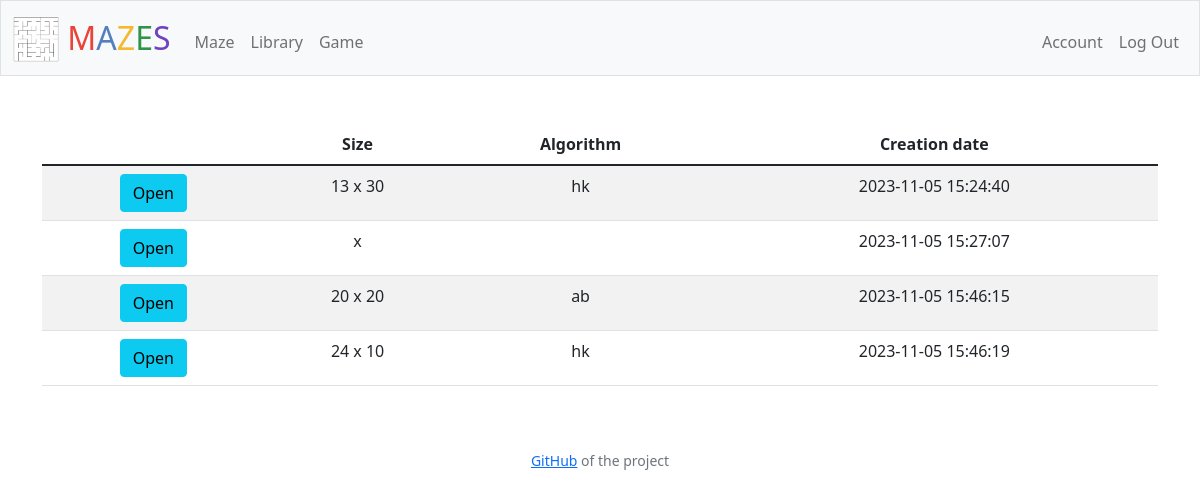
/library (signed in), run on an earlier commit of the app's database.
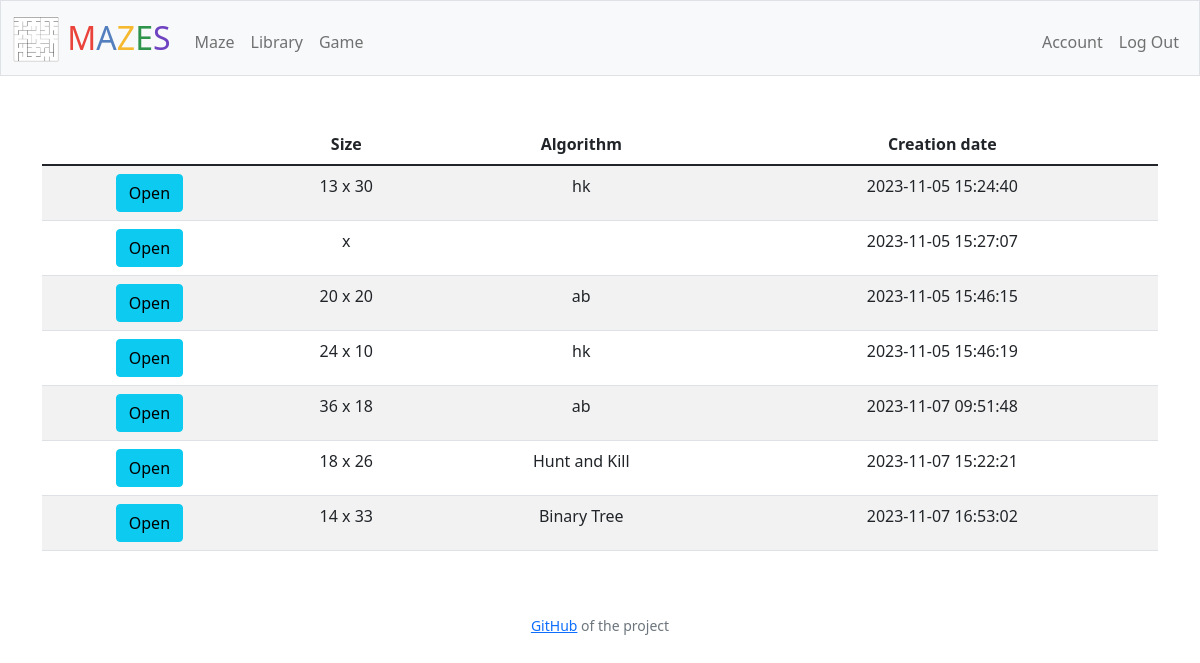
And on a later commit of the database.
### tables this page shows
CREATE TABLE mazes (
	id INTEGER PRIMARY KEY AUTOINCREMENT,
	user_id INTEGER NOT NULL,
	maze_data TEXT NOT NULL,
	creation_date TIMESTAMP NOT NULL DEFAULT CURRENT_TIMESTAMP,
	columns INTEGER NOT NULL,
	lines INTEGER NOT NULL,
	algorithm TEXT NOT NULL,
	FOREIGN KEY (user_id) REFERENCES users(id)
);

### app.py (the view)
@app.route("/library", methods=["GET", "POST"])
@login_required
def library():
    library = db.execute("SELECT * FROM mazes WHERE user_id = ?", session["user_id"])
    return render_template("library.html", library=library)

### app.py (called while the page is built)
@app.after_request
def after_request(response):
    response.headers["Cache-Control"] = "no-cache, no-store, must-revalidate"
    response.headers["Expires"] = 0
    response.headers["Pragma"] = "no-cache"
    return response

### helpers.py (called while the page is built)
def login_required(f):
    @wraps(f)
    def decorated_function(*args, **kwargs):
        if session.get("user_id") is None:
            return redirect("/login")
        return f(*args, **kwargs)
    return decorated_function

### templates/library.html (shortened to what this page needs)
{% extends "layout.html" %}
{% block main %}
<table class="table table-striped table-hover">
    <thead>
        <tr>
            <th class="text-start"> </th>
            <th class="text-center">Size</th>
            <th class="text-center">Algorithm</th>
            <th class="text-center">Creation date</th>
        </tr>
    </thead>
    <tbody>
        {% for item in library %}
        <tr>
            <td class="text-center">
                <form method="POST" action="/open_maze">
                    <button type="submit" class="btn btn-info" id="btn{{ item.id }}">Open</button>
                </form>
            </td>
            <td class="text-center">{{ item.columns }} x {{ item.lines }}</td>
            <td class="text-center">{{ item.algorithm }}</td>
            <td class="text-center">{{ item.creation_date }}</td>
        </tr>
        {% endfor %}
    </tbody>
</table>
{% endblock %}

### templates/layout.html (shortened to what this page needs)
<!DOCTYPE html>
<html lang="en">
    <head>
        <link href="https://cdn.jsdelivr.net/npm/bootstrap@5.1.3/dist/css/bootstrap.min.css" rel="stylesheet">
        <link href="/static/styles.css" rel="stylesheet">
    </head>
    <body>
        <nav class="bg-light border navbar navbar-expand-md navbar-light">
            <div class="container-fluid">
                <a class="navbar-brand" href="/">
                    <img src="{{ url_for('static', filename='maze_ico.png') }}" width="46" height="46" class="d-inline-block align-text-top" alt="">
                    <span class="red">M</span><span class="blue">A</span><span class="yellow">Z</span><span class="green">E</span><span class="purple">S</span>
                </a>
                <div class="collapse navbar-collapse" id="navbar">
                    {% if session["user_id"] %}
                        <ul class="navbar-nav me-auto mt-2">
                            <li class="nav-item"><a class="nav-link" href="/maze">Maze</a></li>
                            <li class="nav-item"><a class="nav-link" href="/library">Library</a></li>
                            <li class="nav-item"><a class="nav-link" href="/game">Game</a></li>
                        </ul>
                        <ul class="navbar-nav ms-auto mt-2">
                            <li class="nav-item"><a class="nav-link" href="/account">Account</a></li>
                            <li class="nav-item"><a class="nav-link" href="/logout">Log Out</a></li>
                                                    </ul>
                    {% else %}
                        <ul class="navbar-nav ms-auto mt-2">
                            <li class="nav-item"><a class="nav-link" href="/register">Register</a></li>
                            <li class="nav-item"><a class="nav-link" href="/login">Log In</a></li>
                        </ul>
                    {% endif %}
                </div>
            </div>
        </nav>
        <main class="container py-5 text-center">
            {% block main %}{% endblock %}
        </main>
        <footer class="mb-5 small text-center text-muted">
            <a href="https://github.com/Aytan-sudo/final_project">GitHub</a> of the project
        </footer>
    </body>
</html>

### static/styles.css (style rules this page uses)
nav .navbar-brand { font-size: xx-large; }
nav .navbar-brand .blue { color: #537fbe; }
nav .navbar-brand .red { color: #ea433b; }
nav .navbar-brand .yellow { color: #f5b82e; }
nav .navbar-brand .green { color: #2e944b; }
nav .navbar-brand .purple { color: #6f42c1; }

What changed in the data, as far as the page shows it:
added mazes: columns "36", lines "18", algorithm "ab", creation_date "2023-11-07 09:51:48"
added mazes: columns "18", lines "26", algorithm "Hunt and Kill", creation_date "2023-11-07 15:22:21"
added mazes: columns "14", lines "33", algorithm "Binary Tree", creation_date "2023-11-07 16:53:02"
